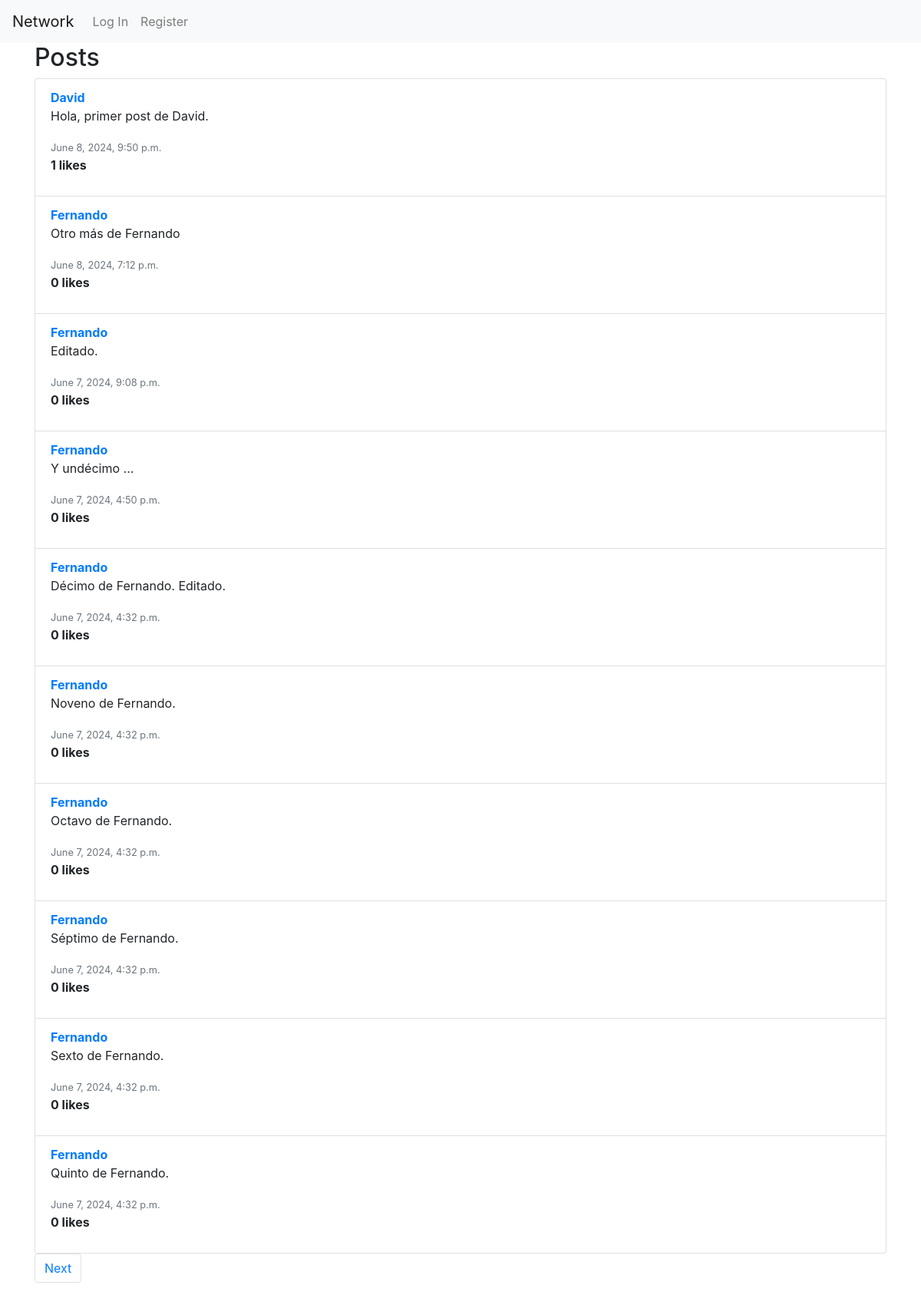
The page / on the database its author committed.
### network/models.py (models this page shows, shortened)
class Post(models.Model):
    user = models.ForeignKey(User, on_delete=models.CASCADE, related_name="posts")
    content = models.TextField(blank=True)
    timestamp = models.DateTimeField(auto_now_add=True)

class User(AbstractUser):
    pass

### network/views.py (the view)
# urls.py: path("", views.index, name="index"),
def index(request):
    if request.method == "POST":
        content = request.POST["content"]
        user = request.user
        new_post = Post(user=user, content=content)
        new_post.save()
        return HttpResponseRedirect(reverse("network:index"))
    else:
        user = request.user
        posts_list = Post.objects.all().annotate(likes_count=Count('liked')).order_by('-timestamp')
        paginator = Paginator(posts_list, 10)  # Mostrar 10 posts por página
        page_number = request.GET.get('page')
        posts = paginator.get_page(page_number)  # Obtener los posts para la página requerida
        if user.is_authenticated:
            liked_posts_ids = set(Like.objects.filter(user=user).values_list('post_id', flat=True))
            for post in posts:
                post.user_has_liked = post.id in liked_posts_ids
        else:
            for post in posts:
                post.user_has_liked = False
        return render(request, "network/index.html", {"posts": posts})

### network/templates/network/index.html (shortened to what this page needs)
{% extends "network/layout.html" %}
{% block body %}
<div class="container">
    <h2>Posts</h2>
    <ul class="list-group">
        {% for post in posts %}
        <li class="list-group-item" id="post-{{ post.id }}">
            <a href="{% url 'network:profile' post.user.username %}"><strong>{{ post.user.username }}</strong></a>
            <div id="post-content-{{ post.id }}">
                <p>{{ post.content }}</p>
            </div>
            <div>
                <small class="text-muted">{{ post.timestamp }}</small>
                <p id="like-count-{{ post.id }}"><strong>{{ post.likes_count }} likes</strong></p>
            </div>
        </li>
        {% endfor %}
    </ul>
    <nav aria-label="Page navigation">
        <ul class="pagination">
            {% if posts.has_next %}
                <li class="page-item"><a class="page-link" href="?page={{ posts.next_page_number }}">Next</a></li>
            {% endif %}
        </ul>
    </nav>
</div>
{% endblock %}

### rows shown on the page
Post: user.username "David", content "Hola, primer post de David.", timestamp "June 8, 2024, 9:50 p.m.", likes_count "1"
Post: user.username "Fernando", content "Otro más de Fernando", timestamp "June 8, 2024, 7:12 p.m.", likes_count "0"
Post: user.username "Fernando", content "Editado.", timestamp "June 7, 2024, 9:08 p.m.", likes_count "0"
Post: user.username "Fernando", content "Y undécimo ...", timestamp "June 7, 2024, 4:50 p.m.", likes_count "0"
Post: user.username "Fernando", content "Décimo de Fernando. Editado.", timestamp "June 7, 2024, 4:32 p.m.", likes_count "0"
Post: user.username "Fernando", content "Noveno de Fernando.", timestamp "June 7, 2024, 4:32 p.m.", likes_count "0"
Post: user.username "Fernando", content "Octavo de Fernando.", timestamp "June 7, 2024, 4:32 p.m.", likes_count "0"
Post: user.username "Fernando", content "Séptimo de Fernando.", timestamp "June 7, 2024, 4:32 p.m.", likes_count "0"
Post: user.username "Fernando", content "Sexto de Fernando.", timestamp "June 7, 2024, 4:32 p.m.", likes_count "0"
Post: user.username "Fernando", content "Quinto de Fernando.", timestamp "June 7, 2024, 4:32 p.m.", likes_count "0"
